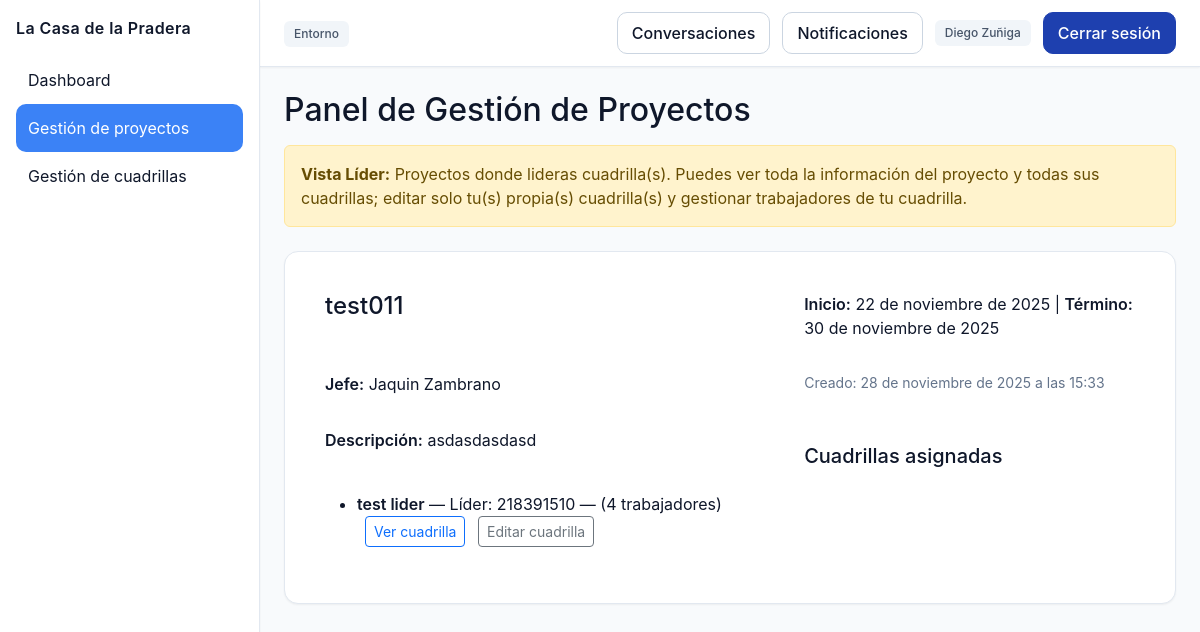
Before: /proyectos/panel/ (signed in) with the older database file.
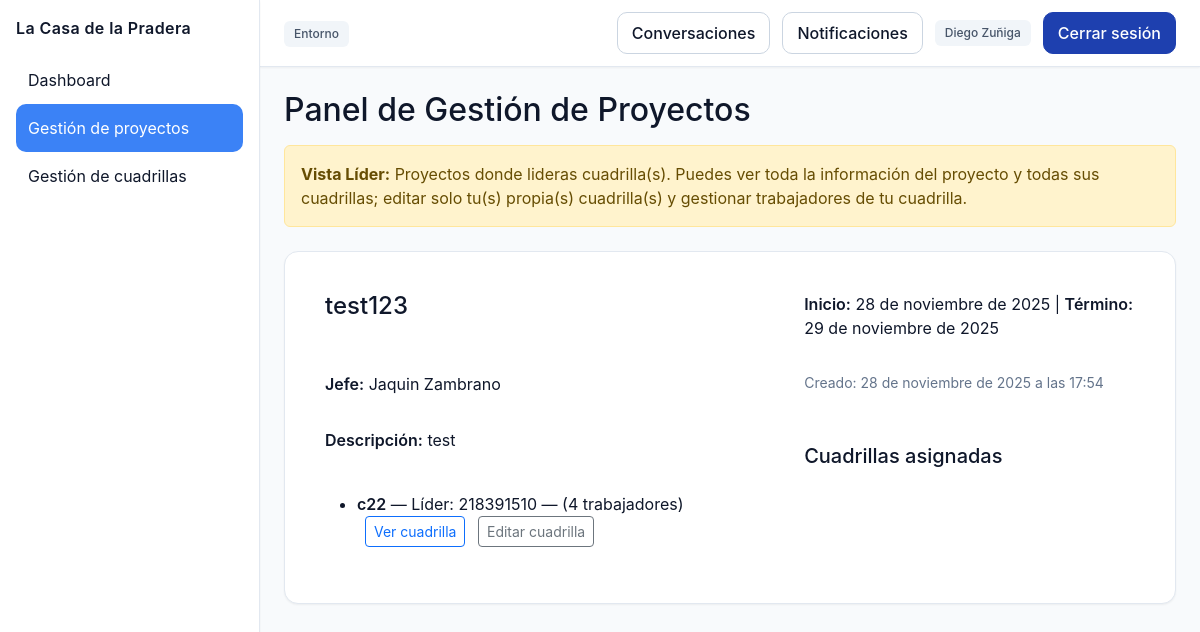
After: the same page with the newer database file.
### proyectos/models.py (models this page shows, shortened)
class Proyecto(models.Model):
    nombre = models.CharField(max_length=100)
    descripcion = models.TextField(blank=True)
    TIPO_CHOICES = [
        ('construccion', 'Construcción'),
        ('mantenimiento', 'Mantenimiento'),
        ('instalacion', 'Instalación'),
        ('otro', 'Otro'),
    ]
    tipo = models.CharField(max_length=30, choices=TIPO_CHOICES, default='otro')
    COMPLEJIDAD_CHOICES = [
        ('baja', 'Baja'),
        ('media', 'Media'),
        ('alta', 'Alta'),
    ]
    complejidad = models.CharField(max_length=10, choices=COMPLEJIDAD_CHOICES, default='media')
    fecha_inicio = models.DateField()
    fecha_termino = models.DateField(null=True, blank=True)
    jefe = models.ForeignKey(User, on_delete=models.CASCADE, related_name='proyectos')
    created_by = models.ForeignKey(User, on_delete=models.SET_NULL, null=True, blank=True, related_name='proyectos_creados')
    created_at = models.DateTimeField(auto_now_add=True)
    activo = models.BooleanField(default=True)

### personal/models.py (models this page shows, shortened)
class Cuadrilla(models.Model):
    nombre = models.CharField(max_length=100)
    proyecto = models.ForeignKey(Proyecto, on_delete=models.CASCADE, related_name='cuadrillas', null=True, blank=True)
    lider = models.ForeignKey(User, on_delete=models.SET_NULL, null=True, blank=True, related_name='cuadrillas_lideradas')

### proyectos/views.py (the view, shortened to what this page needs)
# urls.py: path('panel/', views.panel_proyectos, name='panel'),
@login_required
def panel_proyectos(request):
    user = request.user
    if user.groups.filter(name='LiderCuadrilla').exists():
        proyectos_activos = Proyecto.objects.filter(cuadrillas__lider=user, activo=True).distinct().prefetch_related('cuadrillas')
        proyectos_finalizados = Proyecto.objects.filter(cuadrillas__lider=user, activo=False).distinct().prefetch_related('cuadrillas')
        data = []
        for p in proyectos_activos:
            cuadrillas = Cuadrilla.objects.filter(proyecto=p)
            cuad_list = []
            for c in cuadrillas:
                cuad_list.append({
                    'cuadrilla': c,
                    'can_edit': (c.lider_id == user.id),
                })
            data.append({
                'proyecto': p,
                'cuadrillas': cuad_list,
                'can_edit_project': False,
                'can_assign': False,
                'can_finalize': False,
                'can_create_cuadrilla': False,
            })
        finalizados = []
        cuadrillas_sin_proyecto = []
        for c in Cuadrilla.objects.filter(proyecto__isnull=True, lider=user):
            cuadrillas_sin_proyecto.append({
                'cuadrilla': c,
                'can_edit': True,
                'can_disolver': True,
            })
        return render(request, 'panel.html', {
            'data': data,
            'finalizados': finalizados,
            'cuadrillas_sin_proyecto': cuadrillas_sin_proyecto,
            'is_lider_view': True,
        })

### core/context_processors.py (called while the page is built)
def notificaciones_no_leidas(request):
    if request.user.is_authenticated:
        return {
            "notifs_no_leidas": request.user.notificaciones.filter(leida=False).count()
        }
    return {"notifs_no_leidas": 0}

### proyectos/templates/panel.html (shortened to what this page needs)
{% extends 'base.html' %}
{% load static %}
{% block extra_css %}
<link rel="stylesheet" href="{% static 'css/proyectos/proyectos.css' %}">
{% endblock %}
{% block content %}
<h2>Panel de Gestión de Proyectos</h2>
{% if is_lider_view %}
<div class="alert alert-warning mt-3">
    <strong>Vista Líder:</strong> Proyectos donde lideras cuadrilla(s). Puedes ver toda la información del proyecto y todas sus cuadrillas; editar solo tu(s) propia(s) cuadrilla(s) y gestionar trabajadores de tu cuadrilla.
</div>
{% endif %}
{% if data %}
{% for item in data %}
    <div class="card mt-4">
    <div class="card-body proyecto-card" data-nombre="{{ item.proyecto.nombre|lower }}" data-jefe="{{ item.proyecto.jefe.get_full_name|default:item.proyecto.jefe.username|lower }}" data-activo="true"
        {% if item.proyecto.jefe %}data-jefe-id="{{ item.proyecto.jefe.id }}"{% else %}data-jefe-id=""{% endif %}>
        <h4>
            {{ item.proyecto.nombre }}
        </h4>
          <p><strong>Inicio:</strong> {{ item.proyecto.fecha_inicio }} |
              <strong>Término:</strong> {{ item.proyecto.fecha_termino|default:"—" }}</p>
          <p><strong>Jefe:</strong> {{ item.proyecto.jefe.get_full_name|default:item.proyecto.jefe.username }}</p>
          <p class="small">Creado: {{ item.proyecto.created_at }}</p>
        <p><strong>Descripción:</strong> {{ item.proyecto.descripcion|default:"Sin descripción" }}</p>
        <h5 class="mt-3">Cuadrillas asignadas</h5>
        {% if item.cuadrillas %}
            <ul>
                {% for citem in item.cuadrillas %}
                    {% with c=citem.cuadrilla %}
                    <li>
                        <strong>{{ c.nombre }}</strong>
                        — Líder: {{ c.lider.username|default:"(Sin líder)" }}
                        — ({{ c.asignaciones.count }} trabajadores)
                        <a href="{% url 'personal:detalle_cuadrilla' c.id %}" class="btn btn-sm btn-outline-primary ms-2">
                            Ver cuadrilla
                        </a>
                        {% if citem.can_edit %}
                            <a href="{% url 'personal:editar_cuadrilla' c.id %}" class="btn btn-sm btn-outline-secondary ms-2">Editar cuadrilla</a>
                        {% endif %}
                    </li>
                    {% endwith %}
                {% endfor %}
            </ul>
        {% else %}
            <p>No hay cuadrillas asignadas.</p>
        {% endif %}
    </div>
</div>
{% endfor %}
{% else %}
<p class="mt-3">No tienes proyectos registrados aún.</p>
{% endif %}
    {% if cuadrillas_sin_proyecto and cuadrillas_sin_proyecto|length > 0 %}
            {% load custom_tags %}
    {% endif %}
{% endblock %}

Changed rows visible on the page:
no longer on this page (row edited): Proyecto: proyecto.nombre "test011", proyecto.fecha_inicio "22 de noviembre de 2025", proyecto.fecha_termino "30 de noviembre de 2025", proyecto.jefe.get_full_name "Jaquin Zambrano", proyecto.created_at "28 de noviembre de 2025 a las 15:33", proyecto.descripcion "asdasdasdasd"
removed Cuadrilla: cuadrilla.nombre "test lider", cuadrilla.lider.username "218391510", cuadrilla.asignaciones.count "4", shown under "test011"
added Proyecto: proyecto.nombre "test123", proyecto.fecha_inicio "28 de noviembre de 2025", proyecto.fecha_termino "29 de noviembre de 2025", proyecto.jefe.get_full_name "Jaquin Zambrano", proyecto.created_at "28 de noviembre de 2025 a las 17:54", proyecto.descripcion "test"
added Cuadrilla: cuadrilla.nombre "c22", cuadrilla.lider.username "218391510", cuadrilla.asignaciones.count "4", shown under "test123"
